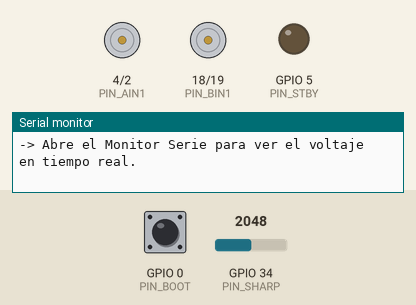
This sketch was run on a simulated ESP32. Parts: motor-driver pin pairs drawn as motors (green arrow = first pin HIGH = forward, orange = second pin HIGH = backward, longer = more drive, scaled by the enable pin, stopped while the standby pin is LOW), output pins drawn as LEDs (lit = HIGH), the last lines printed to the serial monitor. The test bench sets the inputs (shaded band); at power-on: GPIO 0 (PIN_BOOT) HIGH, GPIO 34 (PIN_SHARP) = 2048.

Above: at 1.7 s.
1.8 s: GPIO 0 (PIN_BOOT) pulled LOW for 0.15 s
At 3.9 s:
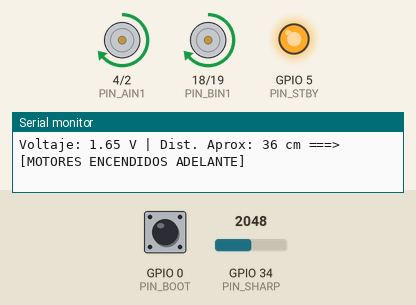
4.4 s: GPIO 34 (PIN_SHARP) set to 1266
6.4 s: GPIO 34 (PIN_SHARP) set to 1197
At 7.2 s:
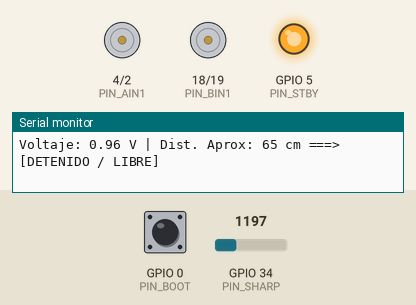
7.9 s: GPIO 0 (PIN_BOOT) pulled LOW for 1 s
At 10.0 s:
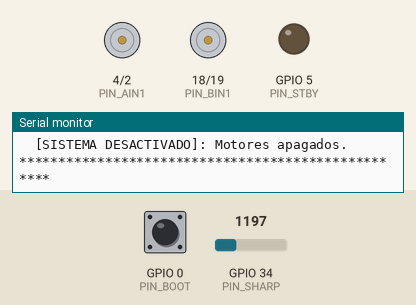
10.4 s: GPIO 0 (PIN_BOOT) pulled LOW for 3.2 s
At 15.8 s:
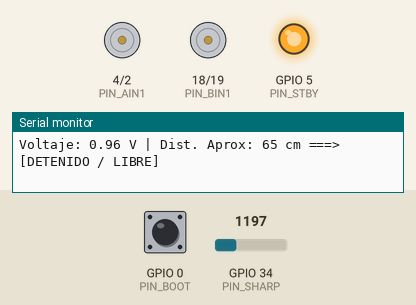
16.1 s: GPIO 34 (PIN_SHARP) set to 1689
17.6 s: GPIO 34 (PIN_SHARP) set to 1775
At 18.8 s:
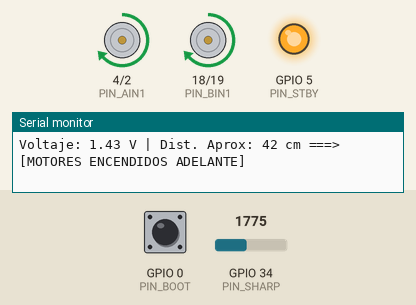
Timing chart, 0 to 20.1 s (numbered marks = the images above; inputs shaded):
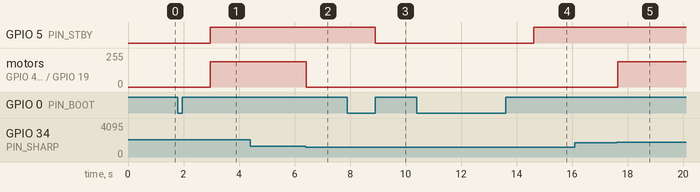

The sketch:

esp_motor_sharp.ino
```cpp
/*
 * ==============================================================================
 * Control de Motores TB6612FNG con ESP32 y Sensor Infrarrojo SHARP 2Y0A02 F35
 * Versión Mejorada: Detección Continua con Histéresis y Filtro de Zona Ciega
 * ==============================================================================
 *
 * ¿POR QUÉ SE APAGABA EL SENSOR A CIERTA DISTANCIA?
 * ------------------------------------------------
 * El sensor Sharp GP2Y0A02YK0F (2Y0A02) es de LARGO ALCANCE (20 cm a 150 cm).
 * Su curva de respuesta tiene forma de campana:
 *   - A 150 cm entrega ~0.4 V
 *   - A 40 cm entrega ~1.4 V
 *   - A 20 cm entrega su PICO MÁXIMO (~2.5 V a 2.7 V)
 *   - A 10 cm o menos (ZONA CIEGA): ¡El voltaje cae drásticamente a 1.3V - 1.6V!
 *
 * Si el umbral anterior exigía más de 2.10V o menos de 20cm calculados,
 * al acercar el objeto a 10 cm el voltaje caía y el código creía erróneamente
 * que el objeto se había ido lejos, apagando los motores.
 *
 * MEJORAS IMPLEMENTADAS EN ESTA VERSIÓN:
 *  1. Rango ampliado de activación: Permite detectar desde 10 cm hasta 45 cm.
 *  2. Histéresis: Umbral de encendido y umbral de apagado diferenciados para
 *     evitar titileos o cortes en la frontera de detección.
 *  3. Persistencia de Zona Ciega: Cuando el objeto se acerca mucho (< 15 cm),
 *     el sistema recuerda que el objeto está encima y mantiene los motores
 *     encendidos de forma continua sin cortarse.
 *  4. Monitoreo claro en el Monitor Serie para calibrar a tu gusto.
 * ==============================================================================
 */

// --- PINES MOTORES (TB6612FNG) ---
const int PIN_PWMA = 15;
const int PIN_AIN2 = 2;
const int PIN_AIN1 = 4;
const int PIN_STBY = 5;
const int PIN_BIN1 = 18;
const int PIN_BIN2 = 19;
const int PIN_PWMB = 21;

// --- SENSOR SHARP Y BOTÓN BOOT ---
const int PIN_SHARP = 34; // Pin analógico ADC1 (GPIO 34 / D34)
const int PIN_BOOT  = 0;  // Botón físico BOOT del ESP32

// --- PARÁMETROS DE CONTROL Y VELOCIDAD ---
const int PWM_FREQ = 20000;         // 20 kHz (frecuencia ultrasónica silenciosa)
const int VELOCIDAD_AVANCE = 190;   // Velocidad al detectar objeto (0 a 255)

// --- UMBRALES DE DETECCIÓN CON HISTÉRESIS (Ajustables) ---
// Al objeto acercarse a ~10-35 cm, el voltaje sube típicamente por encima de 1.30V.
const float VOLTAJE_ACTIVAR    = 1.40; // Voltaje mínimo para ENCENDER motores (detecta aprox 10cm - 40cm)
const float VOLTAJE_DESACTIVAR = 1.00; // Voltaje por debajo del cual se APAGAN motores (hacia 50cm - 60cm)

// Persistencia en milisegundos: si el objeto entra de lleno en la zona ciega (< 10 cm),
// mantiene los motores encendidos durante este tiempo adicional para no apagarse de golpe.
const unsigned long TIEMPO_PERSISTENCIA_MS = 800;

// Variables de estado
bool sistemaActivo = false;         // Controlado por el botón BOOT
bool motoresEncendidos = false;     // Estado actual de los motores
unsigned long ultimaDeteccionMs = 0; // Marca de tiempo de la última detección válida

// ==============================================================================
// PROTOTIPOS
// ==============================================================================
void setMotorA(int speed);
void setMotorB(int speed);
void brakeMotorA();
void brakeMotorB();
void robotForward(int speed);
void robotStop();
void robotBrake();
void robotStandby(bool enable);
float leerSensorSharpVoltaje();
float calcularDistanciaAproxCM(float voltaje);
void verificarBotonBoot();

// ==============================================================================
// SETUP
// ==============================================================================
void setup() {
  Serial.begin(115200);
  delay(500);
  Serial.println("\n=======================================================");
  Serial.println("  ESP32 + TB6612FNG + Sensor SHARP 2Y0A02 F35 (v2)     ");
  Serial.println("=======================================================");

  pinMode(PIN_BOOT, INPUT_PULLUP);

  // Inicializar puente H apagado
  pinMode(PIN_STBY, OUTPUT);
  digitalWrite(PIN_STBY, LOW);

  pinMode(PIN_AIN1, OUTPUT);
  pinMode(PIN_AIN2, OUTPUT);
  pinMode(PIN_BIN1, OUTPUT);
  pinMode(PIN_BIN2, OUTPUT);

  pinMode(PIN_PWMA, OUTPUT);
  pinMode(PIN_PWMB, OUTPUT);

  analogWriteFrequency(PIN_PWMA, PWM_FREQ);
  analogWriteFrequency(PIN_PWMB, PWM_FREQ);
  analogWrite(PIN_PWMA, 0);
  analogWrite(PIN_PWMB, 0);

  // Configurar ADC del ESP32 (rango hasta ~3.3V)
  analogSetAttenuation(ADC_11db);
  pinMode(PIN_SHARP, INPUT);

  Serial.println("\n[SISTEMA EN ESPERA]");
  Serial.println("-> Presiona el boton 'BOOT' en la placa para ACTIVAR.");
  Serial.println("-> Abre el Monitor Serie para ver el voltaje en tiempo real.");
}

// ==============================================================================
// LOOP
// ==============================================================================
void loop() {
  // Comprobar pulsación del botón BOOT para armar/desarmar
  verificarBotonBoot();

  if (!sistemaActivo) {
    if (motoresEncendidos) {
      robotBrake();
      motoresEncendidos = false;
    }
    robotStop();
    robotStandby(false);
    delay(50);
    return;
  }

  // Lectura con filtro de promedio
  float voltaje = leerSensorSharpVoltaje();
  float distAprox = calcularDistanciaAproxCM(voltaje);
  unsigned long ahora = millis();

  // Imprimir lecturas para monitoreo
  Serial.print("Voltaje: ");
  Serial.print(voltaje, 2);
  Serial.print(" V | Dist. Aprox: ");
  if (distAprox > 0) {
    Serial.print(distAprox, 0);
    Serial.print(" cm");
  } else {
    Serial.print("---");
  }

  // --- LÓGICA DE DETECCIÓN CON HISTÉRESIS Y RETENCIÓN ---
  if (voltaje >= VOLTAJE_ACTIVAR) {
    // Señal fuerte: objeto claramente detectado en la zona deseada
    ultimaDeteccionMs = ahora;
    motoresEncendidos = true;
  } else if (motoresEncendidos && (ahora - ultimaDeteccionMs < TIEMPO_PERSISTENCIA_MS)) {
    // Si los motores ya estaban encendidos y el voltaje cae súbitamente
    // (el objeto se acercó tanto que entró a la zona ciega < 10 cm),
    // mantenemos el avance activo gracias a la persistencia temporal.
    Serial.print(" [ZONA CERCANA / PERSISTENCIA]");
  } else if (voltaje < VOLTAJE_DESACTIVAR) {
    // Señal débil: el objeto realmente se alejó o fue retirado
    motoresEncendidos = false;
  }

  // Aplicar acción a los motores
  if (motoresEncendidos) {
    Serial.println(" ===> [MOTORES ENCENDIDOS ADELANTE]");
    robotForward(VELOCIDAD_AVANCE);
  } else {
    Serial.println(" ===> [DETENIDO / LIBRE]");
    robotStop();
  }

  delay(40); // Intervalo de respuesta rápido
}

// ==============================================================================
// LECTURA DEL SENSOR SHARP (Promedio de 20 muestras)
// ==============================================================================
float leerSensorSharpVoltaje() {
  const int MUESTRAS = 20;
  long sumaRaw = 0;

  for (int i = 0; i < MUESTRAS; i++) {
    sumaRaw += analogRead(PIN_SHARP);
    delayMicroseconds(150);
  }

  float promedioRaw = (float)sumaRaw / MUESTRAS;
  float voltaje = (promedioRaw / 4095.0) * 3.3;
  return voltaje;
}

/**
 * Estimación de distancia basada en la curva empírica del GP2Y0A02YK0F.
 * Nota: Válida para la rama normal de 20 cm a 150 cm.
 */
float calcularDistanciaAproxCM(float voltaje) {
  if (voltaje < 0.35) return -1.0; // Muy lejos o sin objeto
  return (62.5 * pow(voltaje, -1.10));
}

// ==============================================================================
// GESTIÓN DEL BOTÓN BOOT (ARMADO / DESARMADO)
// ==============================================================================
void verificarBotonBoot() {
  if (digitalRead(PIN_BOOT) == LOW) {
    delay(50); // Antirrebote
    if (digitalRead(PIN_BOOT) == LOW) {
      while (digitalRead(PIN_BOOT) == LOW) delay(10); // Esperar a que se suelte

      sistemaActivo = !sistemaActivo;

      if (sistemaActivo) {
        Serial.println("\n***************************************************");
        Serial.println("  [SISTEMA ACTIVADO]: Iniciando en 1 segundo...    ");
        Serial.println("***************************************************");
        delay(1000);
        robotStandby(true);
        ultimaDeteccionMs = 0;
        motoresEncendidos = false;
      } else {
        Serial.println("\n***************************************************");
        Serial.println("  [SISTEMA DESACTIVADO]: Motores apagados.         ");
        Serial.println("***************************************************");
        motoresEncendidos = false;
        robotBrake();
        robotStandby(false);
      }
    }
  }
}

// ==============================================================================
// CONTROL DE MOTORES
// ==============================================================================
void setMotorA(int speed) {
  speed = constrain(speed, -255, 255);
  if (speed > 0) {
    digitalWrite(PIN_AIN1, HIGH);
    digitalWrite(PIN_AIN2, LOW);
    analogWrite(PIN_PWMA, speed);
  } else if (speed < 0) {
    digitalWrite(PIN_AIN1, LOW);
    digitalWrite(PIN_AIN2, HIGH);
    analogWrite(PIN_PWMA, abs(speed));
  } else {
    digitalWrite(PIN_AIN1, LOW);
    digitalWrite(PIN_AIN2, LOW);
    analogWrite(PIN_PWMA, 0);
  }
}

void setMotorB(int speed) {
  speed = constrain(speed, -255, 255);
  if (speed > 0) {
    digitalWrite(PIN_BIN1, HIGH);
    digitalWrite(PIN_BIN2, LOW);
    analogWrite(PIN_PWMB, speed);
  } else if (speed < 0) {
    digitalWrite(PIN_BIN1, LOW);
    digitalWrite(PIN_BIN2, HIGH);
    analogWrite(PIN_PWMB, abs(speed));
  } else {
    digitalWrite(PIN_BIN1, LOW);
    digitalWrite(PIN_BIN2, LOW);
    analogWrite(PIN_PWMB, 0);
  }
}

void brakeMotorA() {
  digitalWrite(PIN_AIN1, HIGH);
  digitalWrite(PIN_AIN2, HIGH);
  analogWrite(PIN_PWMA, 0);
}

void brakeMotorB() {
  digitalWrite(PIN_BIN1, HIGH);
  digitalWrite(PIN_BIN2, HIGH);
  analogWrite(PIN_PWMB, 0);
}

void robotForward(int speed) {
  setMotorA(speed);
  setMotorB(speed);
}

void robotStop() {
  setMotorA(0);
  setMotorB(0);
}

void robotBrake() {
  brakeMotorA();
  brakeMotorB();
}

void robotStandby(bool enable) {
  digitalWrite(PIN_STBY, enable ? HIGH : LOW);
}
```

Measured:
- the behaviour switches between 1241 and 1240 on GPIO 34 (PIN_SHARP) (found by bisection; images 1 and 2)
- the behaviour switches between 1737 and 1738 on GPIO 34 (PIN_SHARP) (found by bisection; images 4 and 5)
- after the input at 1.8 s, GPIO 5 (PIN_STBY): LOW → HIGH after 1.2 s; motor on GPIO 4 (PIN_AIN1) / GPIO 2 (PIN_AIN2), motor on GPIO 18 (PIN_BIN1) / GPIO 19 (PIN_BIN2): stopped → forward 190/255 after 1.2 s
- after the input at 6.4 s, motor on GPIO 4 (PIN_AIN1) / GPIO 2 (PIN_AIN2), motor on GPIO 18 (PIN_BIN1) / GPIO 19 (PIN_BIN2): forward 190/255 → stopped at once
- after the input at 7.9 s, GPIO 5 (PIN_STBY): HIGH → LOW after 1.0 s
- after the input at 10.4 s, GPIO 5 (PIN_STBY): LOW → HIGH after 4.2 s
- after the input at 17.6 s, motor on GPIO 4 (PIN_AIN1) / GPIO 2 (PIN_AIN2), motor on GPIO 18 (PIN_BIN1) / GPIO 19 (PIN_BIN2): stopped → forward 190/255 at once
